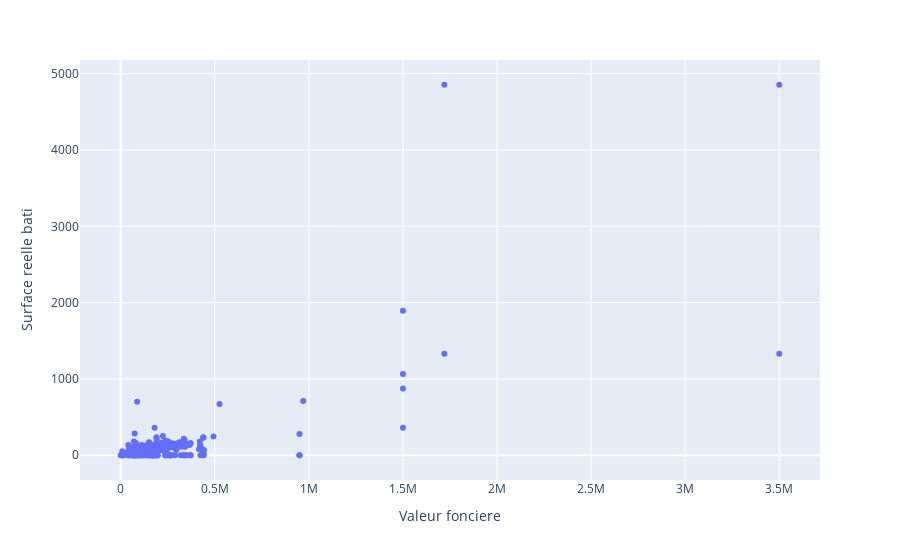

The code cell stored with this chart in its notebook:
### Code cell
import plotly.express as px
fig = px.scatter(df, x="Valeur fonciere", y="Surface reelle bati")
fig.show()

### Figure 1 — Plotly figure (JSON) as saved in the notebook; plotly's stock layout.template omitted (floating-point values rounded to 4 significant figures; data arrays with more than 128 entries replaced by an {"elided": "..."} marker saying what was removed)
{"data": [{"hovertemplate": "Valeur fonciere=%{x}<br>Surface reelle bati=%{y}<extra></extra>", "legendgroup": "", "marker": {"color": "#636efa", "symbol": "circle"}, "mode": "markers", "name": "", "orientation": "v", "showlegend": false, "type": "scatter", "x": {"elided": "1000 float values"}, "xaxis": "x", "y": {"elided": "1000 int values"}, "yaxis": "y"}], "layout": {"legend": {"tracegroupgap": 0}, "margin": {"t": 60}, "xaxis": {"anchor": "y", "domain": [0, 1], "title": {"text": "Valeur fonciere"}}, "yaxis": {"anchor": "x", "domain": [0, 1], "title": {"text": "Surface reelle bati"}}}}
